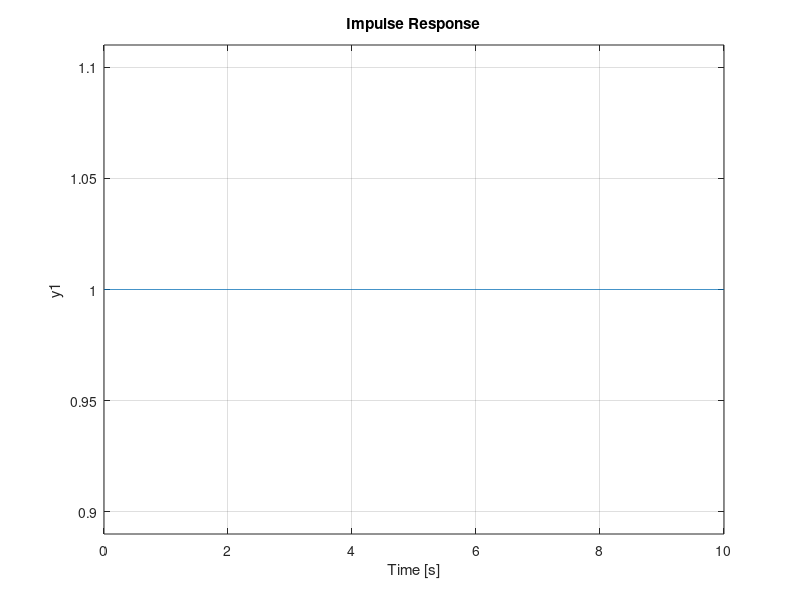
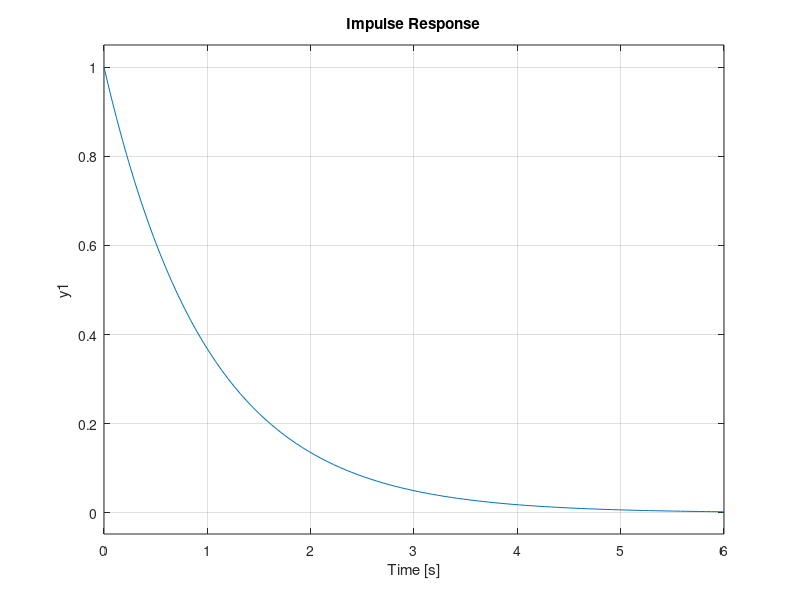
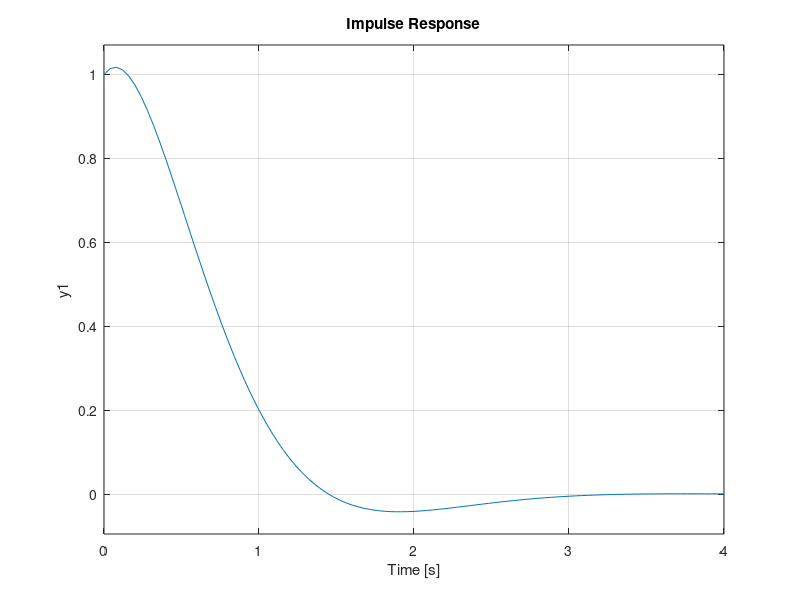

Write the MATLAB code that produced these figures, in order.
%% Q4 Visualize Impulse and Step response on graph 

% (i) G(s)=1/s
figure('numbertitle','off','Name','Smit_Impulse and Step Signal_i')
sys1=tf([1],[1 0]);
subplot(2,1,1)
step(sys1)
subplot(2,1,2)
impulse(sys1)

% (ii) G(s)=1/s+1
figure('numbertitle','off','Name','Smit_Impulse and Step Signal_ii')
sys2=tf([1],[1 1]);
subplot(2,1,1)
step(sys2)
subplot(2,1,2)
impulse(sys2)

% (iii) G(s)=s+4/s^2+3.5s+6
figure('numbertitle','off','Name','Smit_Impulse and Step Signal_iii')
sys3=tf([1 4],[1 3.5 6]);
subplot(2,1,1)
step(sys3)
subplot(2,1,2)
impulse(sys3)

%% Matlab Functions

%{
1. Impulse:- It calculates the unit impulse response of a linear system.
The impulse response is response to a Dirac input delta(t) for continuous time
systems and to unit pulse at t=0 for discrete time systems. Zero initial
state is assumed in the state-space case. When invoked without left-hand
arguments, this function plots the impulse response on the screen.

impulse(sys) plots the impulse response of an arbitrary LTI model sys. This
model can be continouous or discrete, and SISO or MIMO. The impulse
response of multi-input systems is the collection of impulse responses for
each input channel. The duration of simulation is determined automatically
to display the transient behavior of the response.

impulse(sys,t) sets the simulation horizon explicitly. You can specify
either a final time t = Tfinal (in seconds), or a vector of evenly spaced
time samples of the form: t=0:dt:Tfinal


2. Step:- step calculates the step response of a dynamic system. For the
state-space case, zero initial state is assumed. When it is invoked with no
output arguments, this function plots the step response on the screen.

step(sys) plots the step response of an arbitrary dynamic system model,
sys. This model can be continuous- or discrete-time, and SISO or MIMO. The
step response of multi-input systems is the collection of step responses
for each input channel. The duration of simulation is determined
automatically, based on the system poles and zeros.

step(sys,Tfinal) simulates the step response from t = 0 to the final time
t=Tfinal. Express Tfinal in the system time units, specified in the
TimeUnit property of sys.  For discrete-time systems with unspecified
sample time (Ts = -1), step interprets Tfinal as the number of sampling
periods to simulate.
%}


%% Conclusion

%{

In this experiment, we visualized impulse wave on scope using two step
waves, then we generated step, impulse and ramp wave from given transfer
functions on simulink. Then we write the code for he given transfer
function to generate step and impulse wave using Matlab Editor.

%}
